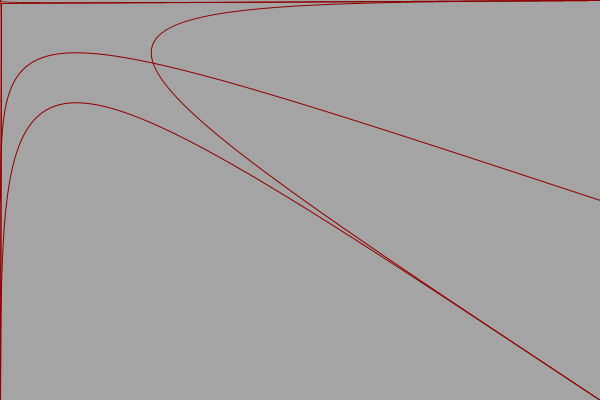
Frame 1 (no input)
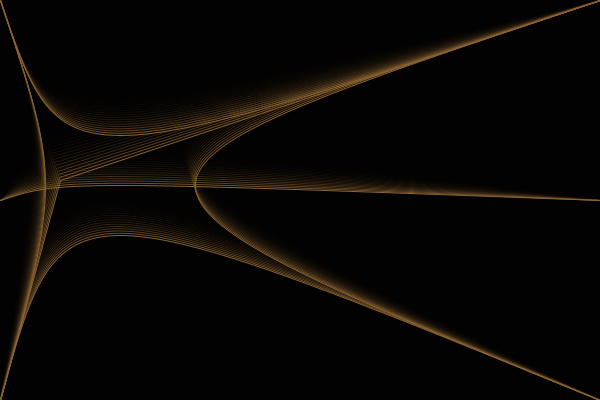
Frame 60 (the mouse pressed at the canvas centre just before this capture)
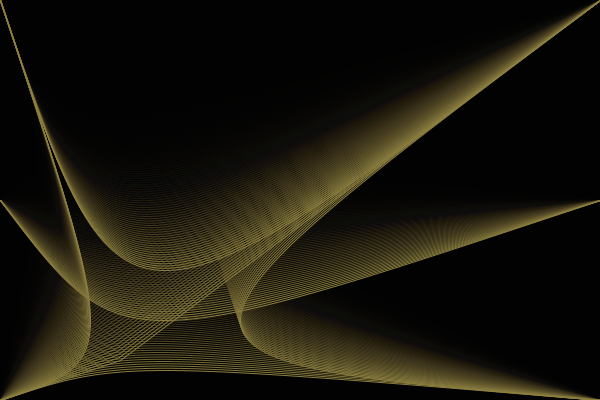
Frame 120 (the mouse held since frame 60 and released just before this capture)

The Processing sketch that drew these frames (run headless with seeded random() and noise(); from frame 60 on, the mouse is pressed at the canvas centre):

// Processing sketch: processing_5253
// ── processing_5253.pde

int x=0;
int speed=1;
int y=0;
int speed2=3;
int r;
int trans=50;
void setup(){
  size(600,400);
  smooth();
}

void draw(){

  fill(0,0,0,trans);
  noStroke();
  rect(0,0,width,height);
  noFill();
  
  x=x+ speed;
  y=y+speed2;
  
 if((x>width)|| (x<0)){

    speed=speed*-1;
  }

  if((y>height)|| (y<0)){

    speed2=speed2*-1;
  }
  if(mousePressed){
    r=r+1;
  }

  else{
    r=r-1;
  }
  
  
  if(mousePressed){
    trans=trans-1;
  }
  else{
    trans=trans+1;
  }

  stroke(140,r/2,r/4);
  line(x,y,0,height);
  line(width,0,x,y);
  bezier(0,0,x,y,x,y,width,0);
  bezier(0,height,x,y,x,y,width,height);
  bezier(0,height/2,x,y,x,y,width,height/2);
  bezier(0,height,x,y,x,y,0,0);
  bezier(width,0,x,y,x,y,width,height);

  r=constrain(r,200,254);
  trans=constrain(trans,10,49);
}
